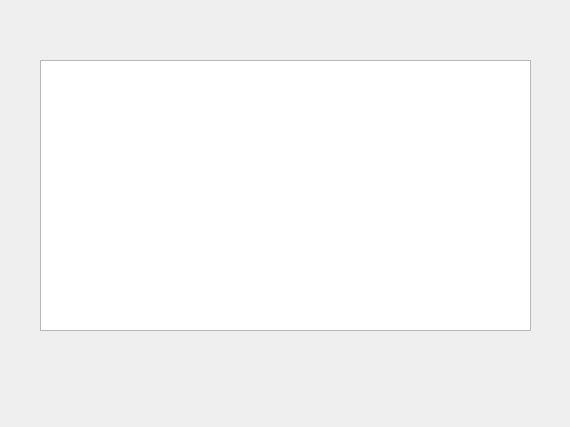
<?xml version="1.0" encoding="UTF-8"?>
<ui version="4.0">
 <class>Form</class>
 <widget class="QWidget" name="Form">
  <property name="geometry">
   <rect>
    <x>0</x>
    <y>0</y>
    <width>570</width>
    <height>427</height>
   </rect>
  </property>
  <property name="windowTitle">
   <string>Form</string>
  </property>
  <widget class="QTextEdit" name="textEdit">
   <property name="geometry">
    <rect>
     <x>40</x>
     <y>60</y>
     <width>491</width>
     <height>271</height>
    </rect>
   </property>
   <property name="html">
    <string>&lt;!DOCTYPE HTML PUBLIC &quot;-//W3C//DTD HTML 4.0//EN&quot; &quot;http://www.w3.org/TR/REC-html40/strict.dtd&quot;&gt;
&lt;html&gt;&lt;head&gt;&lt;meta name=&quot;qrichtext&quot; content=&quot;1&quot; /&gt;&lt;style type=&quot;text/css&quot;&gt;
p, li { white-space: pre-wrap; }
&lt;/style&gt;&lt;/head&gt;&lt;body style=&quot; font-family:'SimSun'; font-size:9pt; font-weight:400; font-style:normal;&quot;&gt;
&lt;p style=&quot; margin-top:0px; margin-bottom:0px; margin-left:0px; margin-right:0px; -qt-block-indent:0; text-indent:0px;&quot;&gt;&lt;img src=&quot;:/pic/images/python.jpg&quot; /&gt;&lt;/p&gt;&lt;/body&gt;&lt;/html&gt;</string>
   </property>
  </widget>
 </widget>
 <resources>
  <include location="apprcc.qrc"/>
 </resources>
 <connections/>
</ui>
